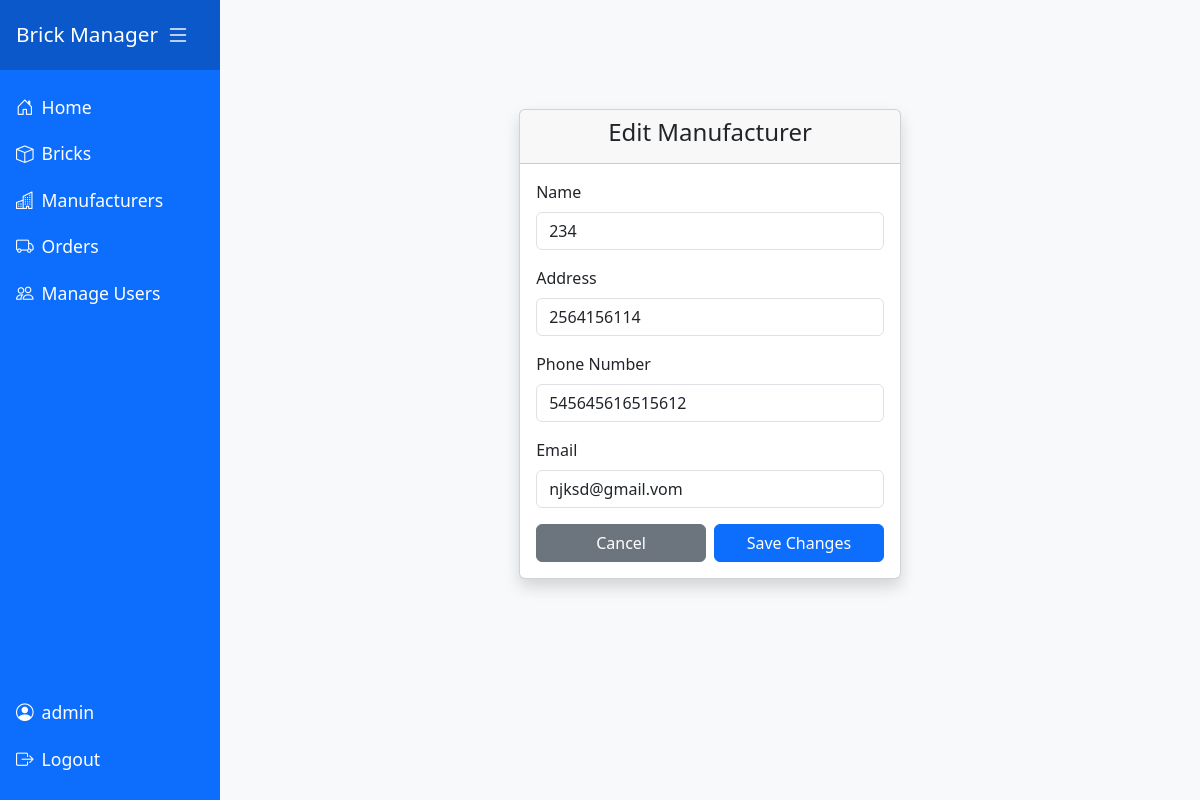
Page /edit_manufacturer/2 (signed in) on the earlier database version.
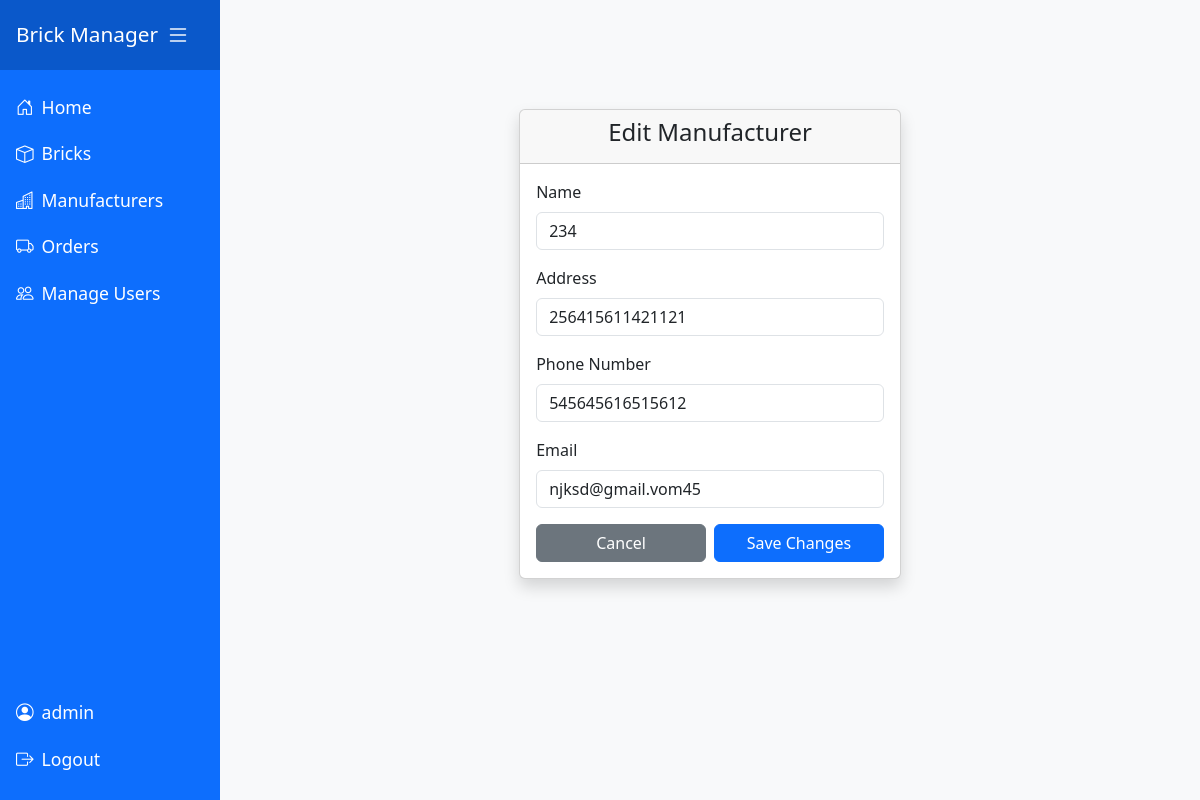
Same page on the later database version.
### models.py (models this page shows)
class Manufacturer(db.Model):
    id = db.Column(db.Integer, primary_key=True)
    name = db.Column(db.String(150), nullable=False, unique=True)
    address = db.Column(db.String(250), nullable=True)
    phoneNo = db.Column(db.String(50), nullable=True)
    email = db.Column(db.String(120), nullable=True)
    bricks = db.relationship('Brick', backref='manufacturer', lazy=True)

### manufacturers.py (the view, shortened to what this page needs)
@manufacturers_bp.route('/edit_manufacturer/<int:id>', methods=['GET', 'POST'])
@loginRequired
def editManufacturer(id):
    manufacturer = ManufacturerMediator.get_manufacturer_by_id(id)
    return render_template('edit_manufacturer.html', manufacturer=manufacturer)

### app.py (called while the page is built)
@app.before_request
def require_login():
    allowedRoutes = ['users.login', 'users.register']
    endpoint = request.endpoint
    if endpoint is None:
        return  # Let Flask handle it
    if endpoint in allowedRoutes or endpoint.startswith('static'):
        return  # Allow access
    if not session.get('userId'):
        return redirect(url_for('users.login', next=request.url))

### mediators/manufacturer_mediator.py (called while the page is built)
    @staticmethod
    def get_manufacturer_by_id(manufacturer_id):
        return ManufacturerDB.get_by_id(manufacturer_id)

### persistence/manufacturer_db.py (called while the page is built)
    @staticmethod
    def get_by_id(manufacturer_id):
        return Manufacturer.query.get(manufacturer_id)

### users.py (called while the page is built)
def loginRequired(f):
    @wraps(f)
    def decoratedFunction(*args, **kwargs):
        if not session.get('userId'):
            flash('Please log in to access this page.', 'warning')
            return redirect(url_for('users.login', next=request.url))
        return f(*args, **kwargs)
    return decoratedFunction

### templates/edit_manufacturer.html (shortened to what this page needs)
{% extends 'base.html' %}
{% block content %}
<div class="d-flex justify-content-center align-items-center" style="min-height: 80vh;">
    <div class="col-12 col-sm-8 col-md-6 col-lg-5">
        <div class="card shadow">
            <div class="card-header text-center"><h4>Edit Manufacturer</h4></div>
            <div class="card-body">
                <form method="POST">
                    <div class="mb-3">
                        <label class="form-label">Name</label>
                        <input type="text" name="name" class="form-control" value="{{ manufacturer.name }}" required>
                    </div>
                    <div class="mb-3">
                        <label class="form-label">Address</label>
                        <input type="text" name="address" class="form-control" value="{{ manufacturer.address }}">
                    </div>
                    <div class="mb-3">
                        <label class="form-label">Phone Number</label>
                        <input type="text" name="phoneNo" class="form-control" value="{{ manufacturer.phoneNo }}">
                    </div>
                    <div class="mb-3">
                        <label class="form-label">Email</label>
                        <input type="email" name="email" class="form-control" value="{{ manufacturer.email }}">
                    </div>
                    <div class="d-flex gap-2">
                        <a href="{{ url_for('manufacturers.cancelEditManufacturer', id=manufacturer.id) }}" class="btn btn-secondary w-50">Cancel</a>
                        <button type="submit" class="btn btn-primary w-50">Save Changes</button>
                    </div>
                </form>
            </div>
        </div>
    </div>
</div>
{% endblock %}

### templates/base.html (shortened to what this page needs)
<!DOCTYPE html>
<html lang="en">
<head>
    <link href="https://cdn.jsdelivr.net/npm/bootstrap@5.3.2/dist/css/bootstrap.min.css" rel="stylesheet">
    <link rel="stylesheet" href="{{ url_for('static', filename='css/sidebar.css') }}">
    <link rel="stylesheet" href="{{ url_for('static', filename='css/flash.css') }}">
</head>
<body>
    <div class="d-flex">
        <nav id="sidebar" class="sidebar d-flex flex-column">
            <div>
                <div class="sidebar-header d-flex align-items-center justify-content-between">
                    <span>Brick Manager</span>
                    <button class="sidebar-toggler" id="sidebarCollapse" aria-label="Toggle sidebar">
                        <i class="bi bi-list"></i>
                    </button>
                </div>
                <ul class="nav flex-column mt-3">
                    <li class="nav-item">
                        <a class="nav-link {% if request.endpoint == 'index' %}active{% endif %}" href="{{ url_for('index') }}">
                            <i class="bi bi-house-door rounded-pill"></i> <span>Home</span>
                        </a>
                    </li>
                    <li class="nav-item">
                        <a class="nav-link {% if request.endpoint == 'bricks.bricks' %}active{% endif %}" href="{{ url_for('bricks.bricks') }}">
                            <i class="bi bi-box rounded-pill"></i> <span>Bricks</span>
                        </a>
                    </li>
                    <li class="nav-item">
                        <a class="nav-link {% if request.endpoint == 'manufacturers.manufacturers' %}active{% endif %}" href="{{ url_for('manufacturers.manufacturers') }}">
                            <i class="bi bi-buildings"></i> <span>Manufacturers</span>
                        </a>
                    </li>
                    <li class="nav-item">
                        <a class="nav-link" href="{{ url_for('orders.orders') }}">
                            <i class="bi bi-truck"></i> Orders
                        </a>
                    </li>
                    {% if session.get('isAdmin') %}
                    <li class="nav-item">
                        <a class="nav-link {% if request.endpoint == 'manage_users.users' %}active{% endif %}" href="{{ url_for('manage_users.users') }}">
                            <i class="bi bi-people"></i> <span>Manage Users</span>
                        </a>
                    </li>
                    {% endif %}
                </ul>
            </div>
            <div class="mt-auto mb-3">
                {% if session.get('userName') %}
                <ul class="nav flex-column">
                    <li class="nav-item">
                        <span class="nav-link disabled">
                            <i class="bi bi-person-circle rounded-pill"></i> <span>{{ session['userName'] }}</span>
                        </span>
                    </li>
                    <li class="nav-item">
                        <a class="nav-link" href="{{ url_for('users.logout') }}">
                            <i class="bi bi-box-arrow-right rounded-pill"></i> <span>Logout</span>
                        </a>
                    </li>
                </ul>
                {% endif %}
            </div>
        </nav>
        <div id="content" class="content-area flex-grow-1">
                {% set messages = get_flashed_messages(with_categories=true) %}
            <div class="container mt-4 content-inner">
                {% block content %}{% endblock %}
            </div>
        </div>
    </div>
    <link rel="stylesheet" href="https://cdn.jsdelivr.net/npm/bootstrap-icons@1.11.3/font/bootstrap-icons.css">
</body>
</html>

### static/css/sidebar.css (style rules this page uses)
body { min-height: 100vh; background: #f8f9fa; }
.sidebar { min-width: 220px; max-width: 220px; min-height: 100vh; background: #0d6efd; color: #fff; transition: all 0.3s; }
.sidebar .nav-link { color: #fff; font-size: 1.1rem; border-radius: 2rem; margin-bottom: 0.25rem; transition: background 0.2s, color 0.2s; display: flex; align-items: center; gap: 0.5rem; }
.sidebar .sidebar-header { font-size: 1.3rem; padding: 1rem; text-align: center; background: #0a58ca; }
.sidebar-toggler { background: none; border: none; color: #fff; font-size: 1.5rem; margin-right: 0.5rem; }
.content-area { margin-left: 0px; min-height: 100vh; display: flex; transition: margin-left 0.3s; }
.content-inner { width: 100%; margin: 20px; max-width: none; }

Differences in the rows shown:
changed Manufacturer: address "2564156114" → "256415611421121"; email "njksd@gmail.vom" → "njksd@gmail.vom45"
